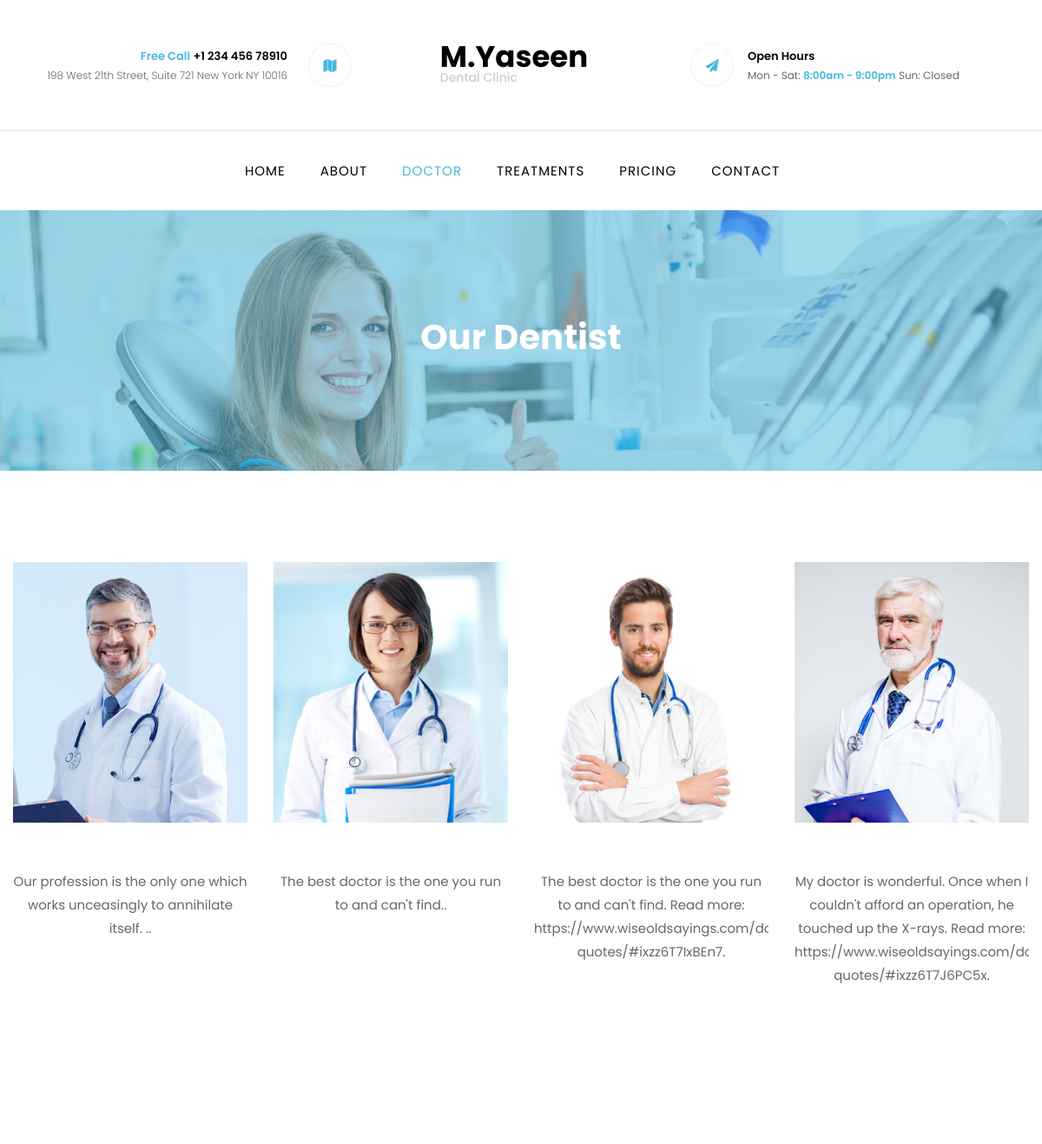
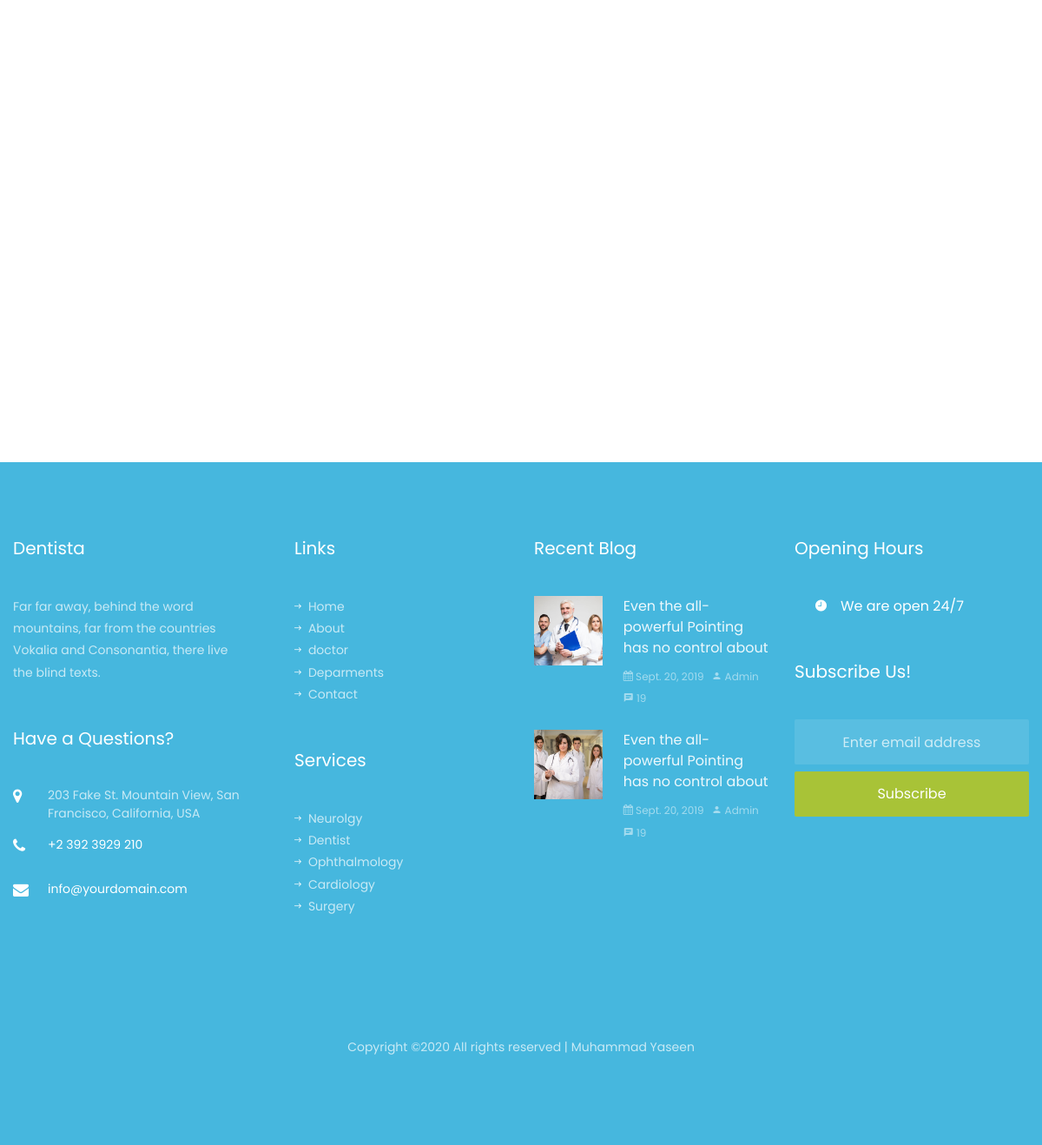
Screenshot of /doctor/ with the database file from the repository (2 pictures, top to bottom).
### app/models.py (models this page shows, shortened)
class Doctor(models.Model):
    name=models.CharField(max_length=200,null=True,blank=True)
    fields=models.CharField(max_length=200,null=True,blank=True)
    slogan=models.CharField(max_length=200,null=True,blank=True)
    picture=models.ImageField(null=True,blank=True)
    email=models.CharField(max_length=200,null=True,blank=True)

### app/views.py (the view)
# urls.py: path('doctor/', views.doctor, name='doctor'),
def doctor(request):
    doctors=Doctor.objects.all()
    context={
        'doctors':doctors,
    }
    return render(request,'app/doctor.html',context)

### app/templates/app/doctor.html (shortened to what this page needs)
{% extends 'app/base.html' %}
{% load static  %}
{% block content %}
    <section class="hero-wrap hero-wrap-2" style="background-image: url('images/bg_1.jpg');" data-stellar-background-ratio="0.5">
      <div class="overlay"></div>
      <div class="container">
        <div class="row no-gutters slider-text align-items-center justify-content-center">
          <div class="col-md-9 ftco-animate text-center">
            <h1 class="mb-2 bread">Our Dentist</h1>
          </div>
        </div>
      </div>
    </section>
    <section class="ftco-section">
			<div class="container">
				<div class="row">
					{% for doctor in doctors %}
					<div class="col-md-6 col-lg-3 ftco-animate">
						<div class="staff">
							<div class="img-wrap d-flex align-items-stretch">
								<div class="img align-self-stretch" style="background-image: url({{doctor.picture.url}});"></div>
							</div>
							<div class="text pt-3 text-center">
								<div class="faded">
									<p>{{doctor.slogan}}.</p>
	              </div>
							</div>
						</div>
					</div>
					{% endfor %}
				</div>
			</div>
		</section>
{% endblock content %}

### app/templates/app/base.html (shortened to what this page needs)
{% load static %}
<!DOCTYPE html>
<html lang="en">
  <head>
    <link rel="stylesheet" href="{% static 'css/open-iconic-bootstrap.min.css' %}">
    <link rel="stylesheet" href="{% static 'css/animate.css' %}">
    <link rel="stylesheet" href="{% static 'css/owl.carousel.min.css' %}">
    <link rel="stylesheet" href="{% static 'css/owl.theme.default.min.css' %}">
    <link rel="stylesheet" href="{% static 'css/magnific-popup.css' %}">
    <link rel="stylesheet" href="{% static 'css/aos.css' %}">
    <link rel="stylesheet" href="{% static 'css/ionicons.min.css' %}">
    <link rel="stylesheet" href="{% static 'css/bootstrap-datepicker.css' %}">
    <link rel="stylesheet" href="{% static 'css/jquery.timepicker.css' %}">
    <link rel="stylesheet" href="{% static 'css/flaticon.css' %}">
    <link rel="stylesheet" href="{% static 'css/icomoon.css' %}">
    <link rel="stylesheet" href="{% static 'css/style.css' %}">
  </head>
  <body>
    <div class="py-md-5 py-4 border-bottom">
    	<div class="container">
    		<div class="row no-gutters d-flex align-items-start align-items-center px-3 px-md-0">
    			<div class="col-md-4 order-md-2 mb-2 mb-md-0 align-items-center text-center">
		    		<a class="navbar-brand" href="{% url 'home' %}">M.Yaseen<span>Dental Clinic</span></a>
	    		</div>
	    		<div class="col-md-4 order-md-1 d-flex topper mb-md-0 mb-2 align-items-center text-md-right">
	    			<div class="icon d-flex justify-content-center align-items-center order-md-last">
	    				<span class="icon-map"></span>
	    			</div>
	    			<div class="pr-md-4 pl-md-0 pl-3 text">
					    <p class="con"><span>Free Call</span> <span>+1 234 456 78910</span></p>
					    <p class="con">198 West 21th Street, Suite 721 New York NY 10016</p>
				    </div>
			    </div>
			    <div class="col-md-4 order-md-3 d-flex topper mb-md-0 align-items-center">
			    	<div class="icon d-flex justify-content-center align-items-center"><span class="icon-paper-plane"></span></div>
			    	<div class="text pl-3 pl-md-3">
					    <p class="hr"><span>Open Hours</span></p>
					    <p class="time"><span>Mon - Sat:</span> <span>8:00am - 9:00pm</span> Sun: Closed</p>
				    </div>
			    </div>
		    </div>
		  </div>
    </div>
	  <nav class="navbar navbar-expand-lg navbar-dark bg-dark ftco-navbar-light" id="ftco-navbar">
	    <div class="container d-flex align-items-center">
	      <div class="collapse navbar-collapse" id="ftco-nav">
	        <ul class="navbar-nav m-auto">
	        	<li
                    {% if '/' == request.path%}
                        class="nav-item active"
                    {% else %}
                        class="nav-item"
                    {% endif %}
                ><a href="{% url 'home' %}" class="nav-link pl-0">
                    Home</a>
                </li>
	        	<li
                    {% if 'about' in request.path%}
                        class="nav-item active"
                    {% else %}
                        class="nav-item"
                    {% endif %}
                ><a href="{% url 'about' %}" class="nav-link">
                    About
                </a></li>
	        	<li
                   {% if 'doctor' in request.path%}
                        class="nav-item active"
                    {% else %}
                        class="nav-item"
                    {% endif %}><a href="{% url 'doctor' %}" class="nav-link">Doctor</a></li>
	        	<li
                    {% if 'department' in request.path%}
                        class="nav-item active"
                    {% else %}
                        class="nav-item"
                    {% endif %}><a href="{% url 'department' %}" class="nav-link">Treatments</a></li>
	        	<li
                    {% if 'pricing' in request.path%}
                        class="nav-item active"
                    {% else %}
                        class="nav-item"
                    {% endif %}><a href="{% url 'pricing' %}" class="nav-link">Pricing</a></li>
	          <li
                    {% if 'contact' in request.path%}
                        class="nav-item active"
                    {% else %}
                        class="nav-item"
                    {% endif %}><a href="{% url 'contact' %}" class="nav-link">Contact</a></li>
	        </ul>
	      </div>
	    </div>
	  </nav>
 	{% block content  %}
	{% endblock content %}
    <footer class="ftco-footer ftco-bg-dark ftco-section">
      <div class="container">
        <div class="row mb-5">
          <div class="col-md">
            <div class="ftco-footer-widget mb-5">
              <h2 class="ftco-heading-2 logo">Dentista</h2>
              <p>Far far away, behind the word mountains, far from the countries Vokalia and Consonantia, there live the blind texts.</p>
            </div>
            <div class="ftco-footer-widget mb-5">
            	<h2 class="ftco-heading-2">Have a Questions?</h2>
            	<div class="block-23 mb-3">
	              <ul>
	                <li><span class="icon icon-map-marker"></span><span class="text">203 Fake St. Mountain View, San Francisco, California, USA</span></li>
	                <li><a href="#"><span class="icon icon-phone"></span><span class="text">+2 392 3929 210</span></a></li>
	                <li><a href="#"><span class="icon icon-envelope"></span><span class="text">info@yourdomain.com</span></a></li>
	              </ul>
	            </div>
	            <ul class="ftco-footer-social list-unstyled float-md-left float-lft mt-3">
              </ul>
            </div>
          </div>
          <div class="col-md">
            <div class="ftco-footer-widget mb-5 ml-md-4">
              <h2 class="ftco-heading-2">Links</h2>
              <ul class="list-unstyled">
                <li><a href="{% url 'home' %}"><span class="ion-ios-arrow-round-forward mr-2"></span>Home</a></li>
                <li><a href="{% url 'about' %}"><span class="ion-ios-arrow-round-forward mr-2"></span>About</a></li>
                <li><a href="{% url 'doctor' %}"><span class="ion-ios-arrow-round-forward mr-2"></span>doctor</a></li>
                <li><a href="{% url 'department' %}"><span class="ion-ios-arrow-round-forward mr-2"></span>Deparments</a></li>
                <li><a href="{% url 'contact' %}"><span class="ion-ios-arrow-round-forward mr-2"></span>Contact</a></li>
              </ul>
            </div>
            <div class="ftco-footer-widget mb-5 ml-md-4">
              <h2 class="ftco-heading-2">Services</h2>
              <ul class="list-unstyled">
                <li><a href="#"><span class="ion-ios-arrow-round-forward mr-2"></span>Neurolgy</a></li>
                <li><a href="#"><span class="ion-ios-arrow-round-forward mr-2"></span>Dentist</a></li>
                <li><a href="#"><span class="ion-ios-arrow-round-forward mr-2"></span>Ophthalmology</a></li>
                <li><a href="#"><span class="ion-ios-arrow-round-forward mr-2"></span>Cardiology</a></li>
                <li><a href="#"><span class="ion-ios-arrow-round-forward mr-2"></span>Surgery</a></li>
              </ul>
            </div>
          </div>
          <div class="col-md">
            <div class="ftco-footer-widget mb-5">
              <h2 class="ftco-heading-2">Recent Blog</h2>
              <div class="block-21 mb-4 d-flex">
                <a class="blog-img mr-4" style="background-image: url({% static 'images/image_1.jpg' %});"></a>
                <div class="text">
                  <h3 class="heading"><a href="#">Even the all-powerful Pointing has no control about</a></h3>
                  <div class="meta">
                    <div><a href="#"><span class="icon-calendar"></span> Sept. 20, 2019</a></div>
                    <div><a href="#"><span class="icon-person"></span> Admin</a></div>
                    <div><a href="#"><span class="icon-chat"></span> 19</a></div>
                  </div>
                </div>
              </div>
              <div class="block-21 mb-5 d-flex">
                <a class="blog-img mr-4" style="background-image: url({% static 'images/image_2.jpg' %});"></a>
                <div class="text">
                  <h3 class="heading"><a href="#">Even the all-powerful Pointing has no control about</a></h3>
                  <div class="meta">
                    <div><a href="#"><span class="icon-calendar"></span> Sept. 20, 2019</a></div>
                    <div><a href="#"><span class="icon-person"></span> Admin</a></div>
                    <div><a href="#"><span class="icon-chat"></span> 19</a></div>
                  </div>
                </div>
              </div>
            </div>
          </div>
          <div class="col-md">
          	<div class="ftco-footer-widget mb-5">
            	<h2 class="ftco-heading-2">Opening Hours</h2>
            	<h3 class="open-hours pl-4"><span class="ion-ios-time mr-3"></span>We are open 24/7</h3>
            </div>
            <div class="ftco-footer-widget mb-5">
            	<h2 class="ftco-heading-2">Subscribe Us!</h2>
              <form action="#" class="subscribe-form">
                <div class="form-group">
                  <input type="text" class="form-control mb-2 text-center" placeholder="Enter email address">
                  <input type="submit" value="Subscribe" class="form-control submit px-3">
                </div>
              </form>
            </div>
          </div>
        </div>
        <div class="row">
          <div class="col-md-12 text-center">
            <p>
  Copyright &copy;<script>document.write(new Date().getFullYear());</script> All rights reserved | Muhammad Yaseen
  </p>
          </div>
        </div>
      </div>
    </footer>
  </body>
</html>

### static/css/icomoon.css (style rules this page uses)
[class^="icon-"], [class*=" icon-"] { font-family: 'icomoon' !important; speak: none; font-style: normal; font-weight: normal; font-variant: normal; text-transform: none; line-height: 1; -webkit-font-smoothing: antialiased; -moz-osx-font-smoothing: grayscale; }
.icon-map-marker:before { content: "\f041"; }
.icon-calendar:before { content: "\f073"; }
.icon-phone:before { content: "\f095"; }
.icon-envelope:before { content: "\f0e0"; }
.icon-paper-plane:before { content: "\f1d8"; }
.icon-map:before { content: "\f279"; }
.icon-chat:before { content: "\e0b7"; }
.icon-person:before { content: "\e7fd"; }

### rows the page displays
Doctor: picture (picture), slogan "Our profession is the only one which works unceasingly to annihilate itself. ."
Doctor: picture (picture), slogan "The best doctor is the one you run to and can't find."
Doctor: picture (picture), slogan "The best doctor is the one you run to and can't find. Read more:…"
Doctor: picture (picture), slogan "My doctor is wonderful. Once when I couldn't afford an operation, he touched up the X-rays. Read more:…"
